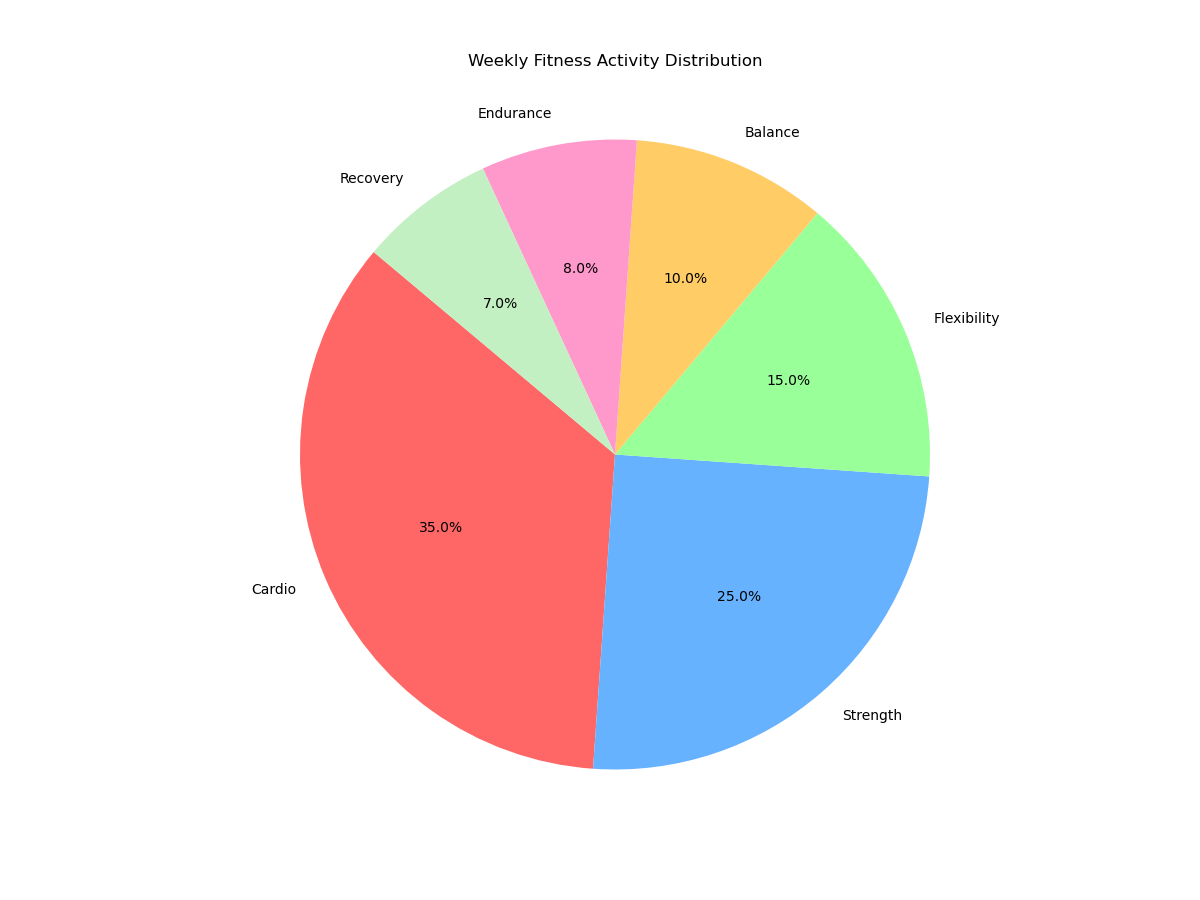

The Python source for this figure:

import matplotlib.pyplot as plt

# Data
categories = ['Cardio', 'Strength', 'Flexibility', 'Balance', 'Endurance', 'Recovery']
percentages = [35, 25, 15, 10, 8, 7]
colors = ['#ff6666', '#66b2ff', '#99ff99', '#ffcc66', '#ff99cc', '#c2f0c2']

# Pie chart
plt.figure(figsize=(12, 9))
plt.pie(percentages, labels=categories, colors=colors, autopct='%1.1f%%', startangle=140)
plt.axis('equal')

# Title
plt.title('Weekly Fitness Activity Distribution', pad=30)

# Display the chart
plt.show()
